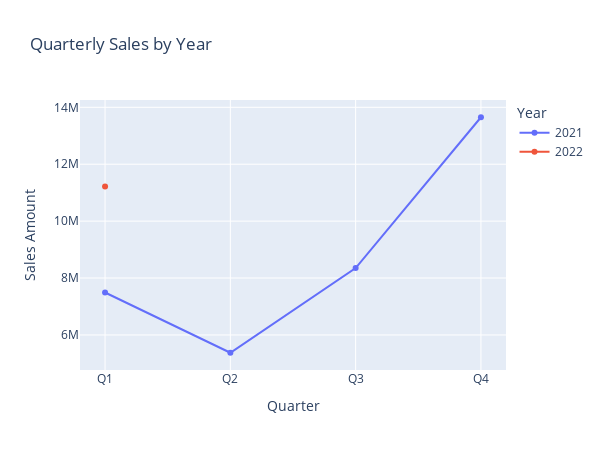

Notebook source saved alongside this figure:
### Code cell
fig = px.line(
    quarterly_sales,
    x="Quarter",
    y="Sales_Amount",
    markers=True,
    color="Year",
    title="Quarterly Sales by Year"
)
fig.update_layout(
    width=600,
    height=450,
    yaxis_title="Sales Amount"
)
fig.show()

### Figure 1 — Plotly figure (JSON) as saved in the notebook; plotly's stock layout.template omitted (floating-point values rounded to 4 significant figures)
{"data": [{"hovertemplate": "Year=2021<br>Quarter=%{x}<br>Sales_Amount=%{y}<extra></extra>", "legendgroup": "2021", "line": {"color": "#636efa", "dash": "solid"}, "marker": {"symbol": "circle"}, "mode": "lines+markers", "name": "2021", "orientation": "v", "showlegend": true, "type": "scatter", "x": ["Q1", "Q2", "Q3", "Q4"], "xaxis": "x", "y": [7491281, 5374404, 8351259, 13651148], "yaxis": "y"}, {"hovertemplate": "Year=2022<br>Quarter=%{x}<br>Sales_Amount=%{y}<extra></extra>", "legendgroup": "2022", "line": {"color": "#EF553B", "dash": "solid"}, "marker": {"symbol": "circle"}, "mode": "lines+markers", "name": "2022", "orientation": "v", "showlegend": true, "type": "scatter", "x": ["Q1"], "xaxis": "x", "y": [11218795], "yaxis": "y"}], "layout": {"height": 450, "legend": {"title": {"text": "Year"}, "tracegroupgap": 0}, "title": {"text": "Quarterly Sales by Year"}, "width": 600, "xaxis": {"anchor": "y", "autorange": true, "domain": [0, 1], "range": [-0.2001, 3.2], "title": {"text": "Quarter"}, "type": "category"}, "yaxis": {"anchor": "x", "autorange": true, "domain": [0, 1], "range": [4768000.0, 14260000.0], "title": {"text": "Sales Amount"}, "type": "linear"}}}
